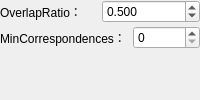
             <widget class="QWidget" name="CorrespondenceRejectorTrimmed">
              <layout class="QVBoxLayout" name="verticalLayout_21">
               <property name="spacing">
                <number>3</number>
               </property>
               <property name="leftMargin">
                <number>0</number>
               </property>
               <property name="topMargin">
                <number>0</number>
               </property>
               <property name="rightMargin">
                <number>0</number>
               </property>
               <property name="bottomMargin">
                <number>0</number>
               </property>
               <item>
                <layout class="QHBoxLayout" name="horizontalLayout_17">
                 <item>
                  <widget class="QLabel" name="label_15">
                   <property name="text">
                    <string>OverlapRatio： </string>
                   </property>
                  </widget>
                 </item>
                 <item>
                  <widget class="QDoubleSpinBox" name="dspin_ratio">
                   <property name="decimals">
                    <number>3</number>
                   </property>
                   <property name="maximum">
                    <double>99999.000000000000000</double>
                   </property>
                   <property name="value">
                    <double>0.500000000000000</double>
                   </property>
                  </widget>
                 </item>
                </layout>
               </item>
               <item>
                <layout class="QHBoxLayout" name="horizontalLayout_18">
                 <item>
                  <widget class="QLabel" name="label_16">
                   <property name="text">
                    <string>MinCorrespondences： </string>
                   </property>
                  </widget>
                 </item>
                 <item>
                  <widget class="QSpinBox" name="spin_min_corre">
                   <property name="maximum">
                    <number>99999</number>
                   </property>
                  </widget>
                 </item>
                </layout>
               </item>
               <item>
                <spacer name="verticalSpacer_16">
                 <property name="orientation">
                  <enum>Qt::Vertical</enum>
                 </property>
                 <property name="sizeHint" stdset="0">
                  <size>
                   <width>20</width>
                   <height>40</height>
                  </size>
                 </property>
                </spacer>
               </item>
              </layout>
             </widget>
